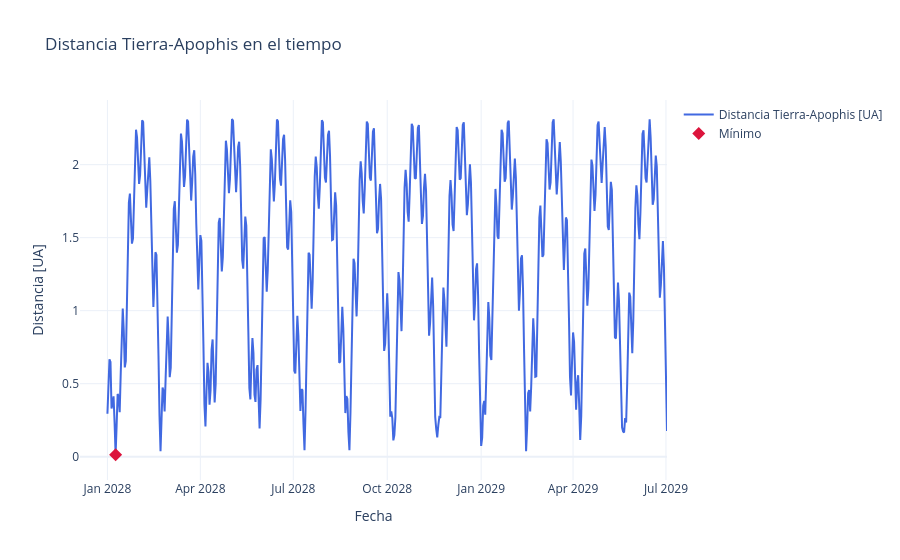

The notebook cell saved with this chart:
### Code cell
# Gráfica de distancia Tierra-Apophis y marca del mínimo
ts_rel_dias = ts - ts[0]
fechas = [np.datetime64("2028-01-01") + np.timedelta64(int(round(float(d))), "D") for d in ts_rel_dias]

fig_d = go.Figure()
fig_d.add_trace(
    go.Scatter(
        x=fechas,
        y=distancia_tierra_apophis,
        mode="lines",
        name="Distancia Tierra-Apophis [UA]",
        line=dict(color="royalblue", width=2),
    )
)

fig_d.add_trace(
    go.Scatter(
        x=[fechas[idx_min]],
        y=[distancia_tierra_apophis[idx_min]],
        mode="markers",
        name="Mínimo",
        marker=dict(color="crimson", size=10, symbol="diamond"),
    )
)

fig_d.update_layout(
    title="Distancia Tierra-Apophis en el tiempo",
    xaxis_title="Fecha",
    yaxis_title="Distancia [UA]",
    template="plotly_white",
)

fig_d.show()

### Figure 1 — Plotly figure (JSON) as saved in the notebook; plotly's stock layout.template omitted (floating-point values rounded to 4 significant figures; data arrays with more than 128 entries replaced by an {"elided": "..."} marker saying what was removed)
{"data": [{"line": {"color": "royalblue", "width": 2}, "mode": "lines", "name": "Distancia Tierra-Apophis [UA]", "type": "scatter", "x": {"elided": "549 str values"}, "y": {"elided": "549 float values"}}, {"marker": {"color": "crimson", "size": 10, "symbol": "diamond"}, "mode": "markers", "name": "Mínimo", "type": "scatter", "x": ["2028-01-09"], "y": [0.01332]}], "layout": {"title": {"text": "Distancia Tierra-Apophis en el tiempo"}, "xaxis": {"title": {"text": "Fecha"}}, "yaxis": {"title": {"text": "Distancia [UA]"}}}}
